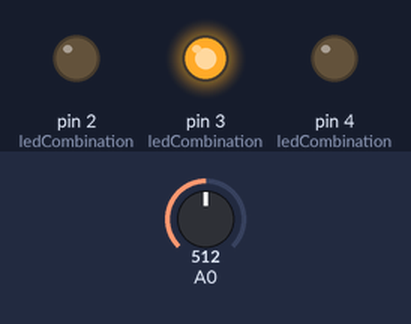
Bench run of a sketch on a simulated Arduino Uno, built with avr-gcc and run on an emulated ATmega328P. Parts: output pins drawn as LEDs (lit = HIGH). Inputs (shaded band) come from the test bench; at power-on: A0 = 512. Random numbers use the default seed unless the sketch sets one; what the sketch prints to the serial monitor is not drawn.

Above: at 0.5 s.
At 1.1 s:
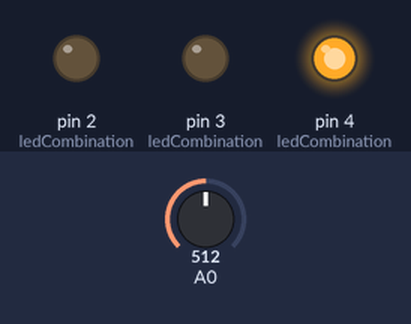
At 2.0 s:
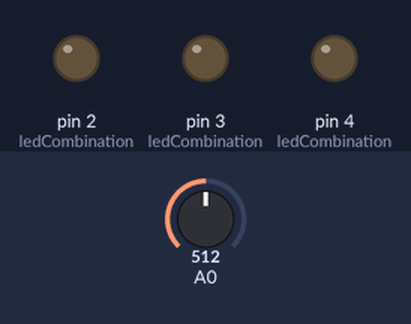
At 3.4 s:
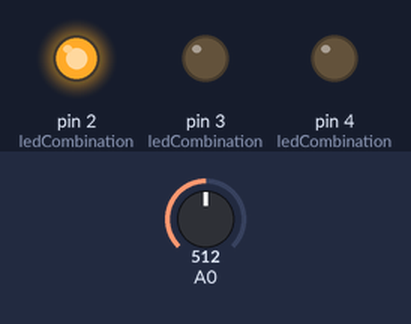
Timing chart, 0 to 4.3 s (numbered marks = the images above):
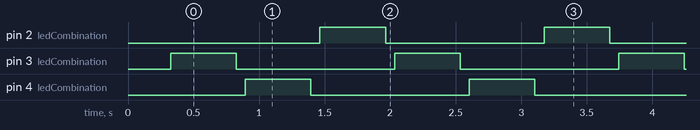

The sketch:

1_4_5.ino
```cpp
int randNumber;
int ledCombination[6][3] = { {4, 2, 3}, {4, 3, 2}, {2, 4, 3}, {2, 3, 4}, {3, 4, 2}, {3, 2, 4} };

void setup() {
  Serial.begin(9600);

  for (int i = 2; i <= 4; i++) {
    pinMode(i, OUTPUT);
  }

  pinMode(A0, INPUT);

  // Print random numbers with no seed value
  Serial.println("Print 20 random numbers between 0 and 9");
  for (int i = 0; i < 20; i++)
  {
    randNumber = random(10);
    Serial.print(randNumber);
    Serial.print(" ");
  }

  Serial.println();
  Serial.println("Print 20 random numbers between 2 and 9");
  for (int i = 0; i < 20; i++)
  {
    randNumber = random(2, 10);
    Serial.print(randNumber);
    Serial.print(" ");
  }

  // Print random numbers with the same seed value each time
  randomSeed(1234);
  Serial.println();
  Serial.println("Print 20 random numbers between 0 and 9 after constant seed ");
  for (int i = 0; i < 20; i++)
  {
    randNumber = random(10);
    Serial.print(randNumber);
    Serial.print(" ");
  }

  // Print random numbers with a different seed value each time
  randomSeed(analogRead(0)); // read from an analog port with nothing connected
  Serial.println();
  Serial.println("Print 20 random numbers between 0 and 9 after floating seed ");
  for (int i = 0; i < 20; i++)
  {
    randNumber = random(10);
    Serial.print(randNumber);
    Serial.print(" ");
  }

  //Print ramdom number to decide which LED to bright up
  //Can you do that?

  Serial.println();
  Serial.println();
}

void loop() {
  randomSeed(analogRead(A0));
  randNumber = random(0, 5);
  for (int j = 0; j < 3; j++) {
    Serial.print(randNumber);
    digitalWrite(ledCombination[randNumber][j], HIGH);
    delay(500);
    digitalWrite(ledCombination[randNumber][j], LOW);
    delay(70);
  }
}
```

Measured:
- by itself, pin 2 (ledCombination), pin 3 (ledCombination), pin 4 (ledCombination): alternates HIGH for 0.50 s and LOW for 1.2 s
- by itself, everything shown: repeats every 1.7 s, in 6 steps
